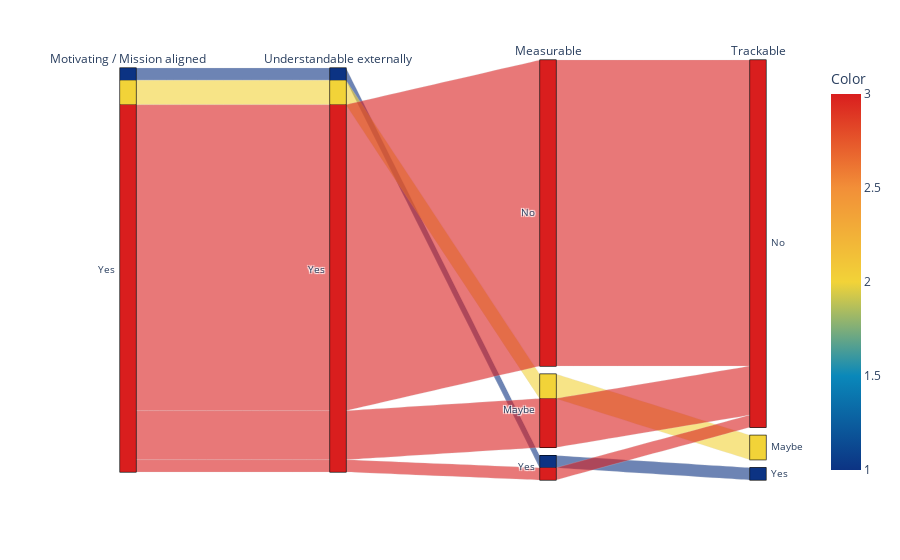

The cell this chart's notebook holds for it:
### Code cell
px.parallel_categories(df.drop('Idea', axis=1),
                       dimensions=['Motivating / Mission aligned', 'Understandable externally','Measurable', 'Trackable'],
                       color='Color',
                       color_continuous_scale='Portland')

### Figure 1 — Plotly figure (JSON) as saved in the notebook; plotly's stock layout.template omitted (floating-point values rounded to 4 significant figures)
{"data": [{"dimensions": [{"label": "Motivating / Mission aligned", "values": ["Yes", "Yes", "Yes", "Yes", "Yes", "Yes", "Yes", "Yes", "Yes", "Yes", "Yes", "Yes", "Yes", "Yes", "Yes", "Yes", "Yes", "Yes", "Yes", "Yes", "Yes", "Yes", "Yes", "Yes", "Yes", "Yes", "Yes", "Yes", "Yes", "Yes", "Yes", "Yes", "Yes"]}, {"label": "Understandable externally", "values": ["Yes", "Yes", "Yes", "Yes", "Yes", "Yes", "Yes", "Yes", "Yes", "Yes", "Yes", "Yes", "Yes", "Yes", "Yes", "Yes", "Yes", "Yes", "Yes", "Yes", "Yes", "Yes", "Yes", "Yes", "Yes", "Yes", "Yes", "Yes", "Yes", "Yes", "Yes", "Yes", "Yes"]}, {"label": "Measurable", "values": ["No", "No", "No", "No", "No", "No", "Maybe", "Maybe", "Maybe", "No", "No", "No", "No", "No", "No", "Yes", "Maybe", "No", "No", "No", "No", "No", "No", "Maybe", "Maybe", "No", "No", "No", "No", "No", "No", "No", "Yes"]}, {"label": "Trackable", "values": ["No", "No", "No", "No", "No", "No", "Maybe", "No", "No", "No", "No", "No", "No", "No", "No", "Yes", "No", "No", "No", "No", "No", "No", "No", "Maybe", "No", "No", "No", "No", "No", "No", "No", "No", "No"]}], "domain": {"x": [0, 1], "y": [0, 1]}, "line": {"color": [3, 3, 3, 3, 3, 3, 2, 3, 3, 3, 3, 3, 3, 3, 3, 1, 3, 3, 3, 3, 3, 3, 3, 2, 3, 3, 3, 3, 3, 3, 3, 3, 3], "coloraxis": "coloraxis"}, "name": "", "type": "parcats"}], "layout": {"coloraxis": {"colorbar": {"title": {"text": "Color"}}, "colorscale": [[0, "rgb(12,51,131)"], [0.25, "rgb(10,136,186)"], [0.5, "rgb(242,211,56)"], [0.75, "rgb(242,143,56)"], [1, "rgb(217,30,30)"]]}, "legend": {"tracegroupgap": 0}, "margin": {"t": 60}}}
